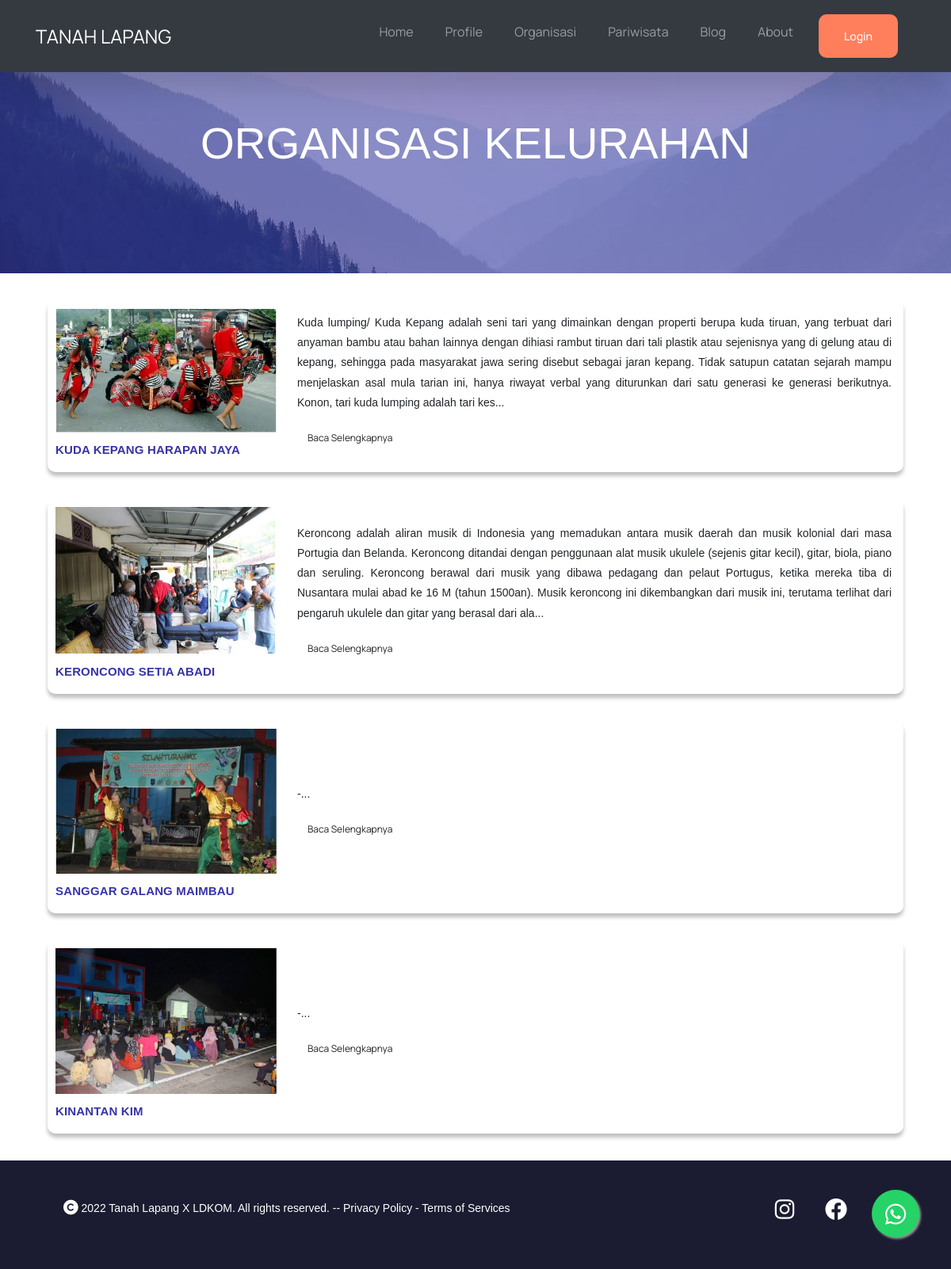
/organisasi.php, run on the app's committed database.
### tables this page shows
CREATE TABLE `organisasi` (
  `id` int(11) NOT NULL,
  `nama` varchar(1000) NOT NULL,
  `ketua` varchar(1000) NOT NULL,
  `bidang` varchar(1000) NOT NULL,
  `nohp` varchar(1000) NOT NULL,
  `deskripsi` mediumtext NOT NULL,
  `foto` varchar(1000) DEFAULT NULL
);

### organisasi.php (the view, shortened to what this page needs)
<?php include("navbar.php"); ?>
<div class="bgimg container-fluid banner">
      <div class="container text-center">
        <h1 style="font-size: 55px; padding-bottom:30px; padding-top: 20px;">ORGANISASI KELURAHAN</h1>
      </div>
    </div>
<?php
require_once('connect.php');
$sql = "SELECT * FROM organisasi";
$organisasi = $conn->query($sql);
while ($data = $organisasi->fetch_assoc()) {
?>
   <div class="konten">
      <div>
                <img src="assets/img/organisasi/<?php echo $data['foto'] ?>" style="width: 300px; padding: 10px 10px 2px 10px;">
                <div style="display: flex; ">
                    <h3 style="
                        width: 300px;
                  height: 40px;
                  left: 123px;
                  top: 133px;
                  font-style: normal;
                  font-weight: 700;
                  font-size: 15px;
                  line-height: 130%;
                  letter-spacing: 0.01em;
                  color: #3734A9;
                  padding-top: 10px;
                  padding-left: 10px;  text-align: left;"><?php echo $data['nama'] ?></h3>
                </div>
            </div>
            <div class="container-fluid">
                <p style="padding-top: 4px; text-align: justify;"><?php echo substr($data['deskripsi'], 0, 500)?>... </p>
                <a href="detail_organisasi.php?id=<?php echo $data['id'] ?>" role="button" class="btn" style="border-left-width: 15px; border-right-width: 15px;border-width: 1px; margin-bottom:15px;
              font-size: 12px;">
                  Baca Selengkapnya
              </a>
                <br>
            </div>
        </div>
<?php } ?>
</html>

### css/UIstyle.css (style rules this page uses)
body { background-color: #FAFBFF; }
.banner { padding-top: 10%; padding-bottom: 7%; color: #fff; }
.btn { font-family: Arial, "Helvetica Neue", Helvetica, sans-serif; font-size: 16pxs; background: #FF7F5C; border-radius: 47px; border-width: 10px; color: #ffffff; }
.konten { width: 90%; height: auto; background-color: #FFFFFF; box-shadow: 0px 5px 5px rgba(0, 0, 0, 0.25); border-radius: 10px; display: flex; margin: 34px auto 34px auto; position: relative; justify-content: space-evenly; align-items: center; }
.foo { background-color: #1B1C31; color: #FFFFFF; display: flex; justify-content: space-between; }
.copyright { padding-left: 80px; }
.kontak { padding-right: 64px; }
.kontak a { padding-left: 35px; color: #ffffff; }

### css/style.css (style rules this page uses)
body { font-family: 'Manrope', sans-serif; }
.btn { background: #3734A9; border-radius: 7px; color: white; padding: 25px ; text-align: center; text-decoration: none; font-size: 14px; font-weight: 500; font-family: 'Manrope', sans-serif; }

### navbar.php (style rules this page uses)
.bgimg { background-image: url('assets/img/bg2.JPG'); }

### data on the page
organisasi: foto (picture), nama "KUDA KEPANG HARAPAN JAYA", deskripsi "Kuda lumping/ Kuda Kepang adalah seni tari yang dimainkan dengan properti berupa kuda tiruan, yang terbuat dari anyaman bambu atau bahan lainnya dengan dihiasi rambut tiruan dari tali plastik atau sejenisnya yang di gelung atau di kepang, sehingga pada masyarakat jawa sering disebut sebagai jaran kepang. Tidak satupun catatan sejarah mampu menjelaskan asal mula tarian ini, hanya riwayat verbal yang diturunkan dari satu generasi ke generasi berikutnya. Konon, tari kuda lumping adalah tari kes", $data['id'] 1 (drawn)
organisasi: foto (picture), nama "KERONCONG SETIA ABADI", deskripsi "Keroncong adalah aliran musik di Indonesia yang memadukan antara musik daerah dan musik kolonial dari masa Portugia dan Belanda. Keroncong ditandai dengan penggunaan alat musik ukulele (sejenis gitar kecil), gitar, biola, piano dan seruling. Keroncong berawal dari musik yang dibawa pedagang dan pelaut Portugus, ketika mereka tiba di Nusantara mulai abad ke 16 M (tahun 1500an). Musik keroncong ini dikembangkan dari musik ini, terutama terlihat dari pengaruh ukulele dan gitar yang berasal dari ala"
organisasi: foto (picture), nama "SANGGAR GALANG MAIMBAU", deskripsi "-"
organisasi: foto (picture), nama "KINANTAN KIM", deskripsi "-"
